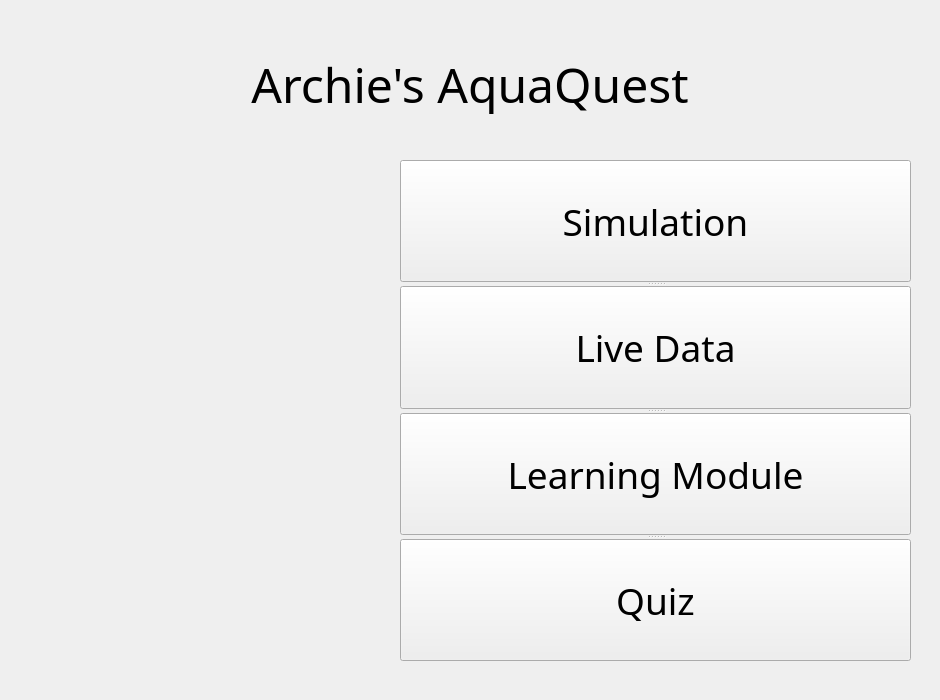
<?xml version="1.0" encoding="UTF-8"?>
<ui version="4.0">
 <class>Home_ui</class>
 <widget class="QWidget" name="Home_ui">
  <property name="geometry">
   <rect>
    <x>0</x>
    <y>0</y>
    <width>940</width>
    <height>700</height>
   </rect>
  </property>
  <property name="windowTitle">
   <string>Form</string>
  </property>
  <widget class="QSplitter" name="splitter">
   <property name="geometry">
    <rect>
     <x>400</x>
     <y>160</y>
     <width>511</width>
     <height>501</height>
    </rect>
   </property>
   <property name="orientation">
    <enum>Qt::Vertical</enum>
   </property>
   <widget class="QPushButton" name="pushButton_H_Simulation">
    <property name="font">
     <font>
      <family>Cooper Black</family>
      <pointsize>28</pointsize>
      <weight>50</weight>
      <bold>false</bold>
     </font>
    </property>
    <property name="layoutDirection">
     <enum>Qt::LeftToRight</enum>
    </property>
    <property name="text">
     <string>Simulation</string>
    </property>
    <property name="iconSize">
     <size>
      <width>16</width>
      <height>16</height>
     </size>
    </property>
    <property name="autoDefault">
     <bool>false</bool>
    </property>
   </widget>
   <widget class="QPushButton" name="pushButton_H_LiveData">
    <property name="font">
     <font>
      <family>Cooper Black</family>
      <pointsize>28</pointsize>
      <weight>50</weight>
      <bold>false</bold>
     </font>
    </property>
    <property name="layoutDirection">
     <enum>Qt::LeftToRight</enum>
    </property>
    <property name="text">
     <string>Live Data</string>
    </property>
    <property name="iconSize">
     <size>
      <width>16</width>
      <height>16</height>
     </size>
    </property>
    <property name="autoDefault">
     <bool>false</bool>
    </property>
   </widget>
   <widget class="QPushButton" name="pushButton_H_Learn">
    <property name="font">
     <font>
      <family>Cooper Black</family>
      <pointsize>28</pointsize>
      <weight>50</weight>
      <bold>false</bold>
     </font>
    </property>
    <property name="layoutDirection">
     <enum>Qt::LeftToRight</enum>
    </property>
    <property name="text">
     <string>Learning Module</string>
    </property>
    <property name="iconSize">
     <size>
      <width>16</width>
      <height>16</height>
     </size>
    </property>
    <property name="autoDefault">
     <bool>false</bool>
    </property>
   </widget>
   <widget class="QPushButton" name="pushButton_H_Quiz">
    <property name="font">
     <font>
      <family>Cooper Black</family>
      <pointsize>28</pointsize>
      <weight>50</weight>
      <bold>false</bold>
     </font>
    </property>
    <property name="layoutDirection">
     <enum>Qt::LeftToRight</enum>
    </property>
    <property name="text">
     <string>Quiz</string>
    </property>
    <property name="iconSize">
     <size>
      <width>16</width>
      <height>16</height>
     </size>
    </property>
    <property name="autoDefault">
     <bool>false</bool>
    </property>
   </widget>
  </widget>
  <widget class="QLabel" name="label_H_main">
   <property name="geometry">
    <rect>
     <x>150</x>
     <y>50</y>
     <width>640</width>
     <height>69</height>
    </rect>
   </property>
   <property name="font">
    <font>
     <family>Cooper Black</family>
     <pointsize>36</pointsize>
     <weight>50</weight>
     <bold>false</bold>
    </font>
   </property>
   <property name="text">
    <string>Archie's AquaQuest</string>
   </property>
   <property name="alignment">
    <set>Qt::AlignCenter</set>
   </property>
  </widget>
  <widget class="QLabel" name="background">
   <property name="geometry">
    <rect>
     <x>0</x>
     <y>0</y>
     <width>940</width>
     <height>700</height>
    </rect>
   </property>
   <property name="text">
    <string/>
   </property>
   <property name="scaledContents">
    <bool>false</bool>
   </property>
  </widget>
  <widget class="QLabel" name="archie">
   <property name="geometry">
    <rect>
     <x>0</x>
     <y>270</y>
     <width>400</width>
     <height>400</height>
    </rect>
   </property>
   <property name="text">
    <string/>
   </property>
   <property name="scaledContents">
    <bool>false</bool>
   </property>
  </widget>
  <zorder>background</zorder>
  <zorder>splitter</zorder>
  <zorder>label_H_main</zorder>
  <zorder>archie</zorder>
 </widget>
 <resources/>
 <connections/>
</ui>
